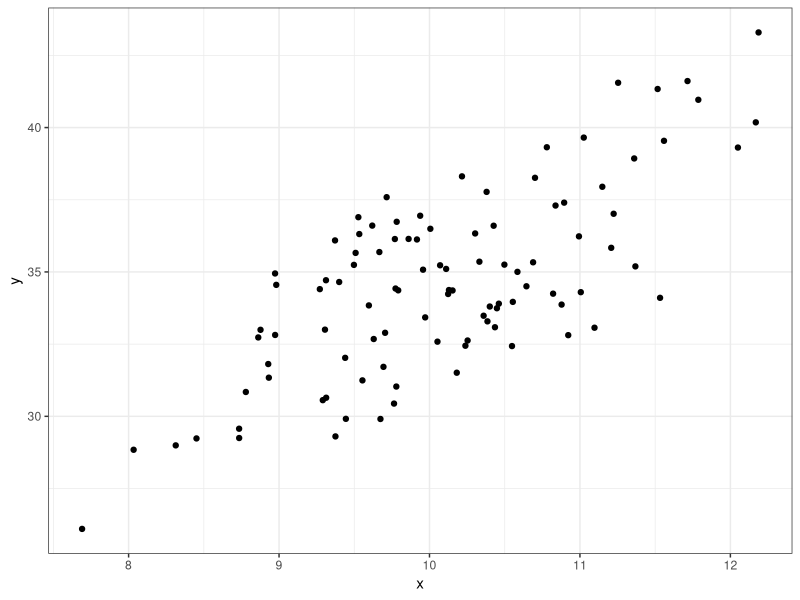
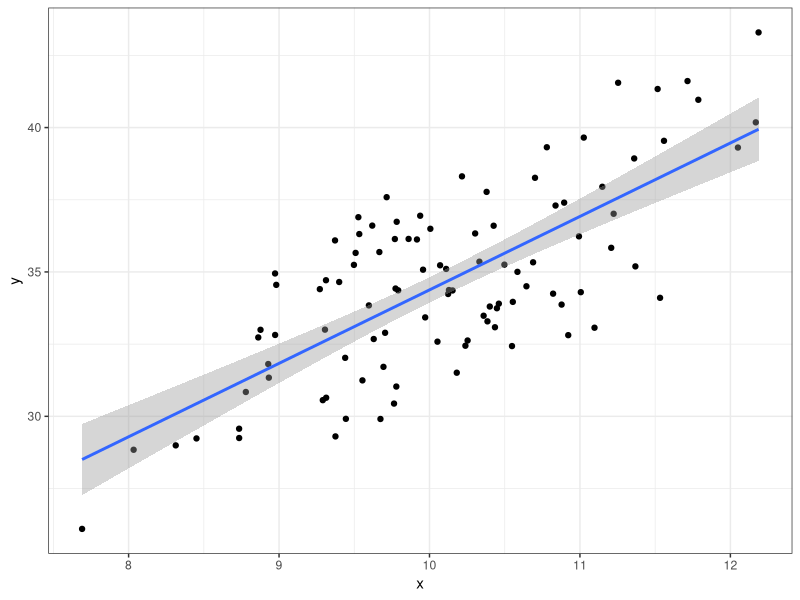
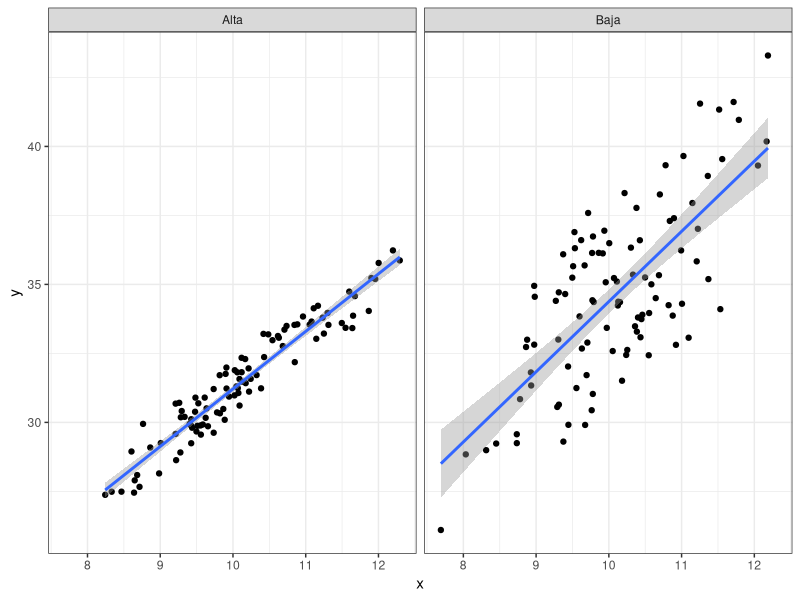

Write the R code that produced these figures, in order.
## ---- chunk 1
knitr::opts_chunk$set(echo = TRUE)
## ---- chunk 2
library(ggplot2)

set.seed(123)
x <- rnorm(100, 10, 1)
y <- x * runif(100, 2, 2.7) + runif(100, 10, 12)

df.1 <- data.frame(x = x, y = y)
ggplot(df.1) + geom_point(aes(x = x, y = y)) + 
      theme_bw()
## ---- chunk 3
df.1 <- data.frame(x = x, y = y)
ggplot(df.1) + geom_point(aes(x = x, y = y)) + 
      geom_smooth(aes(x = x, y = y), method = "lm") +
      theme_bw()
## ---- chunk 4
x1 <- rnorm(100, 10, 1)
y1 <- x1 * runif(100, 2, 2.05) + runif(100, 10, 12)

df.1$Correlación <- "Baja"

df.2 <- data.frame(x = x1, y = y1)
df.2$Correlación <- "Alta"

df.3 <- rbind(df.1, df.2)

ggplot(df.3) + geom_point(aes(x = x, y = y)) + 
      geom_smooth(aes(x = x, y = y), method = "lm") + 
      facet_wrap(~ Correlación) + 
      theme_bw()
